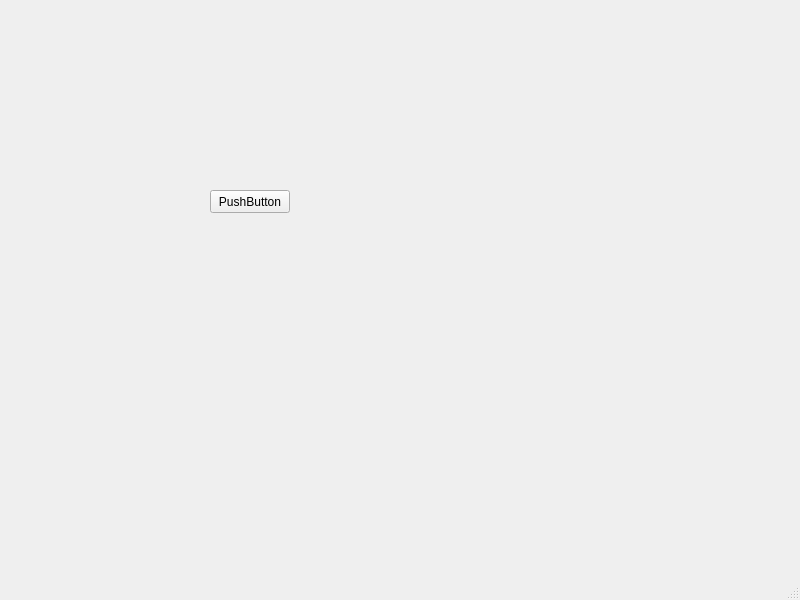
<?xml version="1.0" encoding="UTF-8"?>
<ui version="4.0">
 <class>MainWindow</class>
 <widget class="QMainWindow" name="MainWindow">
  <property name="geometry">
   <rect>
    <x>0</x>
    <y>0</y>
    <width>800</width>
    <height>600</height>
   </rect>
  </property>
  <property name="windowTitle">
   <string>MainWindow</string>
  </property>
  <widget class="QWidget" name="centralwidget">
   <widget class="QPushButton" name="pushButton">
    <property name="geometry">
     <rect>
      <x>210</x>
      <y>190</y>
      <width>80</width>
      <height>23</height>
     </rect>
    </property>
    <property name="text">
     <string>PushButton</string>
    </property>
   </widget>
  </widget>
  <widget class="QMenuBar" name="menubar">
   <property name="geometry">
    <rect>
     <x>0</x>
     <y>0</y>
     <width>800</width>
     <height>20</height>
    </rect>
   </property>
  </widget>
  <widget class="QStatusBar" name="statusbar"/>
 </widget>
 <resources/>
 <connections/>
</ui>
